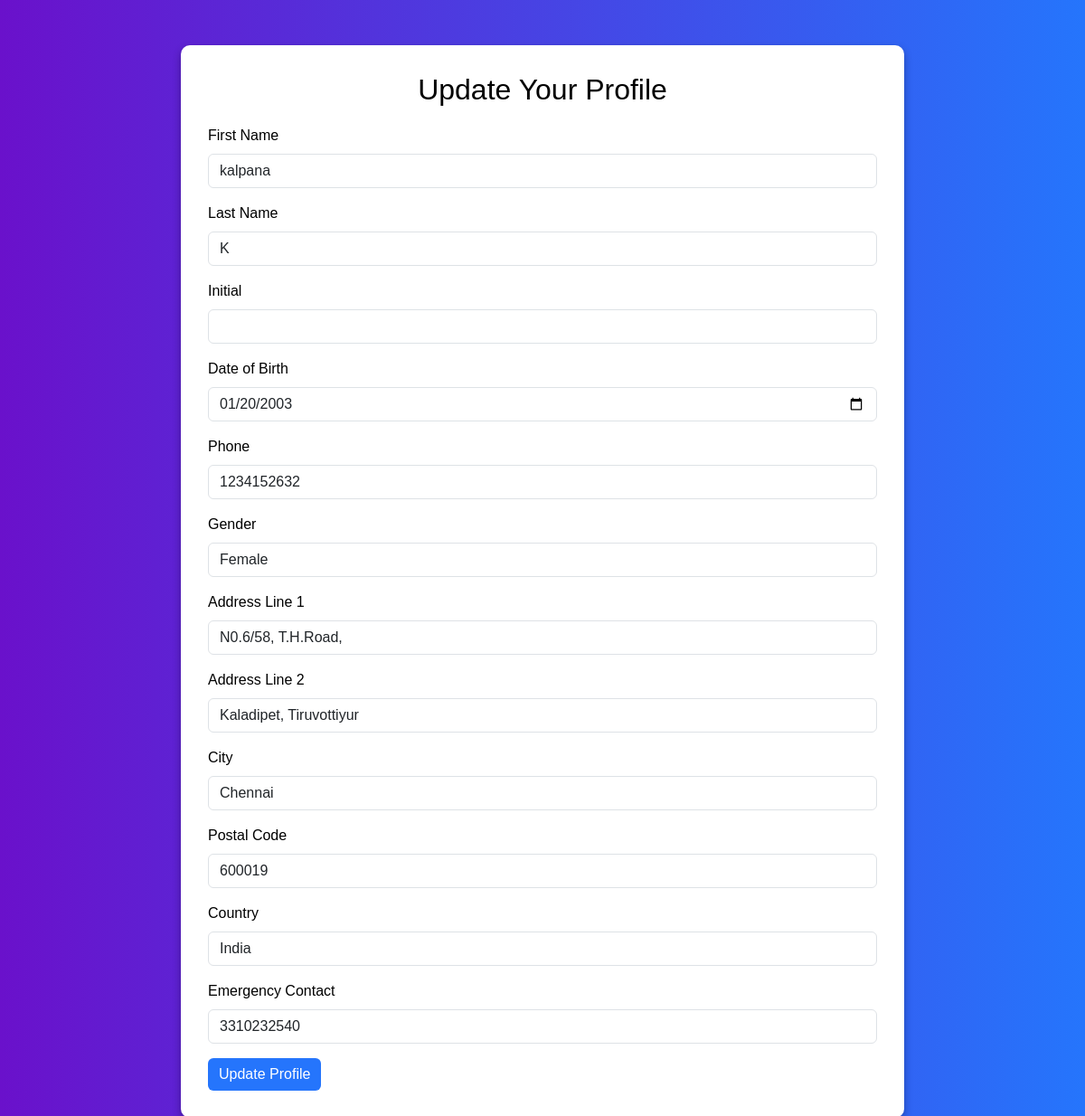
Screenshot of /update_user.php (signed in) with the database file from the repository.
### tables this page shows
CREATE TABLE `users` (
  `id` int(11) NOT NULL,
  `first_name` varchar(50) NOT NULL,
  `last_name` varchar(50) NOT NULL,
  `initial` varchar(5) DEFAULT NULL,
  `dob` date NOT NULL,
  `email` varchar(100) NOT NULL,
  `phone` varchar(15) NOT NULL,
  `gender` enum('Male','Female','Other') NOT NULL,
  `blood_group` varchar(10) DEFAULT NULL,
  `address_line1` varchar(100) NOT NULL,
  `address_line2` varchar(100) NOT NULL,
  `city` varchar(50) NOT NULL,
  `postal_code` varchar(10) NOT NULL,
  `state` varchar(50) NOT NULL,
  `country` varchar(50) NOT NULL,
  `emergency_contact` varchar(15) NOT NULL,
  `password` varchar(255) NOT NULL
);

### update_user.php (the view, shortened to what this page needs)
<?php
include 'db.php';
$stmt = $conn->prepare("SELECT * FROM users WHERE email = ?");
$stmt->bind_param("s", $_SESSION['email']);
$stmt->execute();
$user = $stmt->get_result()->fetch_assoc();
?>
<!DOCTYPE html>
<html lang="en">
<head>
    <link href="https://cdn.jsdelivr.net/npm/bootstrap@5.3.0-alpha1/dist/css/bootstrap.min.css" rel="stylesheet">
    <link href="https://cdn.jsdelivr.net/npm/bootstrap-icons/font/bootstrap-icons.css" rel="stylesheet">
</head>
<body>
    <div class="container">
        <h2 class="form-header">Update Your Profile</h2>
        <form method="POST" action="process_update.php">
            <div class="mb-3">
                <label for="first_name" class="form-label">First Name</label>
                <input type="text" class="form-control" id="first_name" name="first_name" value="<?php echo htmlspecialchars($user['first_name']); ?>" required>
            </div>
            <div class="mb-3">
                <label for="last_name" class="form-label">Last Name</label>
                <input type="text" class="form-control" id="last_name" name="last_name" value="<?php echo htmlspecialchars($user['last_name']); ?>" required>
            </div>
            <div class="mb-3">
                <label for="initial" class="form-label">Initial</label>
                <input type="text" class="form-control" id="initial" name="initial" value="<?php echo htmlspecialchars($user['initial']); ?>">
            </div>
            <div class="mb-3">
                <label for="dob" class="form-label">Date of Birth</label>
                <input type="date" class="form-control" id="dob" name="dob" value="<?php echo htmlspecialchars($user['dob']); ?>" required>
            </div>
            <div class="mb-3">
                <label for="phone" class="form-label">Phone</label>
                <input type="text" class="form-control" id="phone" name="phone" value="<?php echo htmlspecialchars($user['phone']); ?>" required>
            </div>
            <div class="mb-3">
                <label for="gender" class="form-label">Gender</label>
                <select class="form-control" id="gender" name="gender" required>
                    <option value="Female" <?php echo ($user['gender'] == 'Female') ? 'selected' : ''; ?>>Female</option>
                </select>
            </div>
            <div class="mb-3">
                <label for="address_line1" class="form-label">Address Line 1</label>
                <input type="text" class="form-control" id="address_line1" name="address_line1" value="<?php echo htmlspecialchars($user['address_line1']); ?>" required>
            </div>
            <div class="mb-3">
                <label for="address_line2" class="form-label">Address Line 2</label>
                <input type="text" class="form-control" id="address_line2" name="address_line2" value="<?php echo htmlspecialchars($user['address_line2']); ?>">
            </div>
            <div class="mb-3">
                <label for="city" class="form-label">City</label>
                <input type="text" class="form-control" id="city" name="city" value="<?php echo htmlspecialchars($user['city']); ?>" required>
            </div>
            <div class="mb-3">
                <label for="postal_code" class="form-label">Postal Code</label>
                <input type="text" class="form-control" id="postal_code" name="postal_code" value="<?php echo htmlspecialchars($user['postal_code']); ?>" required>
            </div>
            <div class="mb-3">
                <label for="country" class="form-label">Country</label>
                <input type="text" class="form-control" id="country" name="country" value="<?php echo htmlspecialchars($user['country']); ?>" required>
            </div>
            <div class="mb-3">
                <label for="emergency_contact" class="form-label">Emergency Contact</label>
                <input type="text" class="form-control" id="emergency_contact" name="emergency_contact" value="<?php echo htmlspecialchars($user['emergency_contact']); ?>" required>
            </div>
            <button type="submit" class="btn btn-primary">Update Profile</button>
        </form>
    </div>
</body>
</html>

### update_user.php (style rules this page uses)
body { background: linear-gradient(to right, #6a11cb, #2575fc); color: #fff; font-family: Arial, sans-serif; }
.container { margin-top: 50px; background: #fff; color: #000; border-radius: 10px; box-shadow: 0px 4px 10px rgba(0, 0, 0, 0.3); max-width: 800px; padding: 30px; }
.btn-primary { background: #2575fc; border: none; }
.form-header { text-align: center; margin-bottom: 20px; }

### rows the page displays
users: first_name "kalpana", last_name "K", dob "01/20/2003", phone "1234152632", gender "Female", address_line1 "N0.6/58, T.H.Road,", address_line2 "Kaladipet, Tiruvottiyur", city "Chennai", postal_code "600019", country "India", emergency_contact "3310232540"
